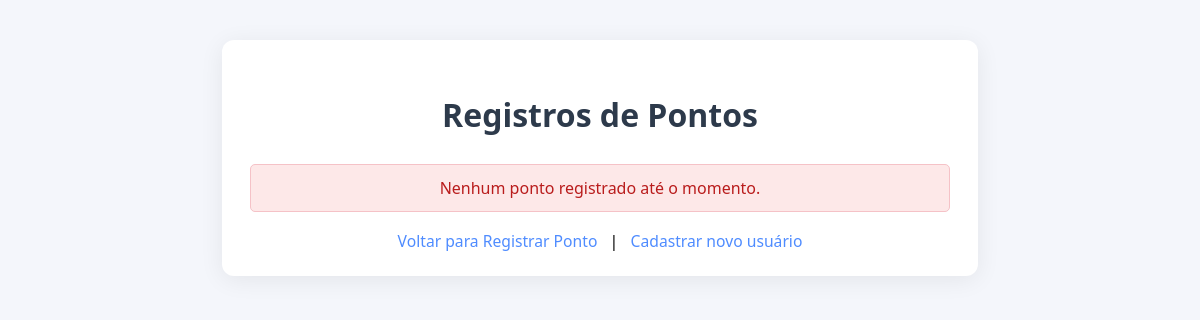
The page /pontos (signed in) on the database as committed earlier.
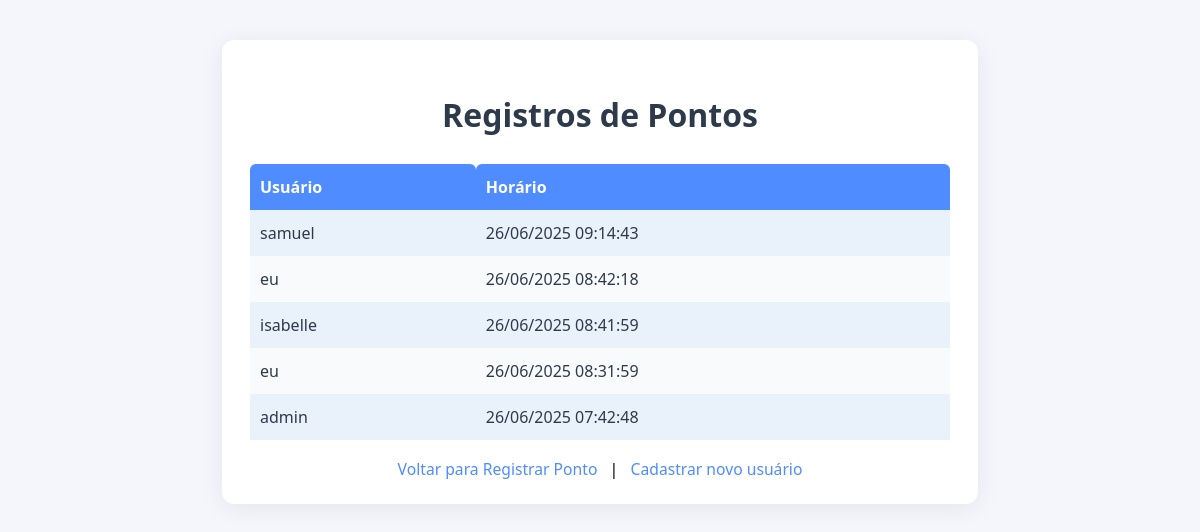
The same page on the database as committed later.
### models.py (models this page shows, shortened)
class Ponto(db.Model):
    __tablename__ = 'ponto'
    id = db.Column(db.Integer, primary_key=True)
    horario = db.Column(db.DateTime, default=datetime.now)
    usuario_id = db.Column(db.Integer, db.ForeignKey('usuario.id'))
    usuario = db.relationship('Usuario', backref='pontos')

class Usuario(UserMixin, db.Model):
    __tablename__ = 'usuario'
    id = db.Column(db.Integer, primary_key=True)
    nome = db.Column(db.String(100), unique=True, nullable=False)  # nome é único
    senha_hash = db.Column(db.String(128), nullable=False)
    data_cadastro = db.Column(db.DateTime, default=datetime.now)  # Data de cadastro

### routes.py (the view)
    @app.route('/pontos')
    @login_required
    def pontos():
        pontos = Ponto.query.order_by(Ponto.horario.desc()).all()
        return render_template('pontos.html', pontos=pontos)

### run.py (called while the page is built)
@login_manager.user_loader
def load_user(user_id):
    return Usuario.query.get(int(user_id))

### templates/pontos.html (shortened to what this page needs)
<!DOCTYPE html>
<html lang="pt-BR">
<head>
    <link rel="stylesheet" href="{{ url_for('static', filename='css/pontos.css') }}" />
</head>
<body>
    <div class="container">
        <h1>Registros de Pontos</h1>
        {% if pontos %}
            <table>
                <thead>
                    <tr>
                        <th>Usuário</th>
                        <th>Horário</th>
                    </tr>
                </thead>
                <tbody>
                    {% for ponto in pontos %}
                        <tr>
                            <td>{{ ponto.usuario.nome }}</td>
                            <td>{{ ponto.horario.strftime('%d/%m/%Y %H:%M:%S') }}</td>
                        </tr>
                    {% endfor %}
                </tbody>
            </table>
        {% else %}
            <div class="no-data">Nenhum ponto registrado até o momento.</div>
        {% endif %}
        <div class="links">
            <a href="{{ url_for('index') }}">Voltar para Registrar Ponto</a> |
            <a href="{{ url_for('cadastro') }}">Cadastrar novo usuário</a>
        </div>
    </div>
</body>
</html>

Rows that differ between the two databases and show on the page:
added Ponto: usuario.nome "samuel", horario "26/06/2025 09:14:43"
added Ponto: usuario.nome "eu", horario "26/06/2025 08:42:18"
added Ponto: usuario.nome "isabelle", horario "26/06/2025 08:41:59"
added Ponto: usuario.nome "eu", horario "26/06/2025 08:31:59"
added Ponto: usuario.nome "admin", horario "26/06/2025 07:42:48"
Other text that changed with them:
text no longer shown: "Nenhum ponto registrado até o momento."
text now shown: "Usuário Horário"
